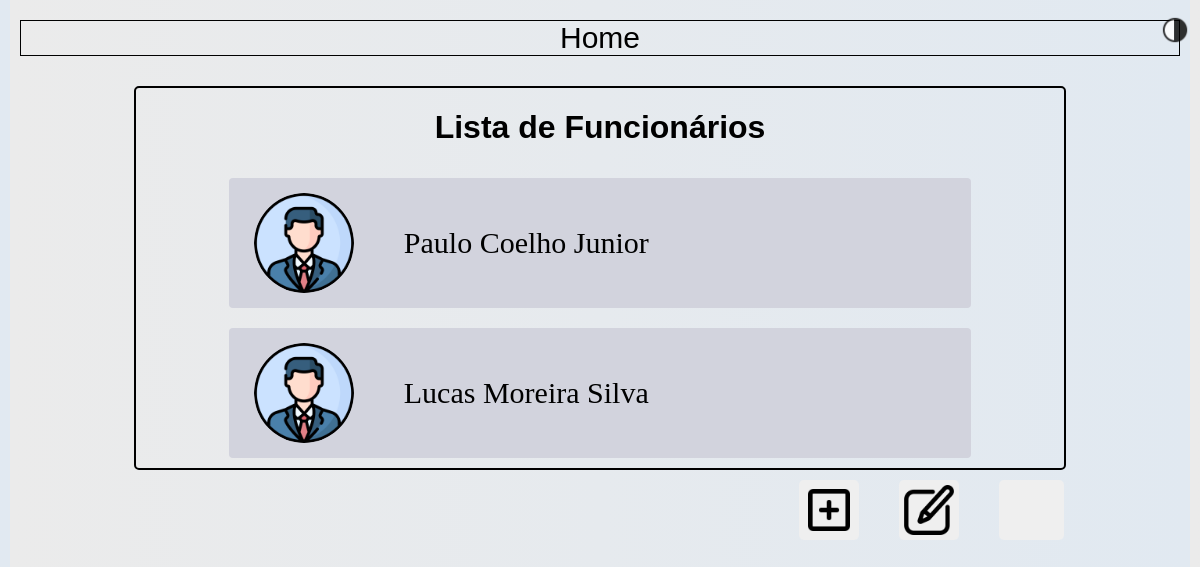
Before: /main/ with the older database file.
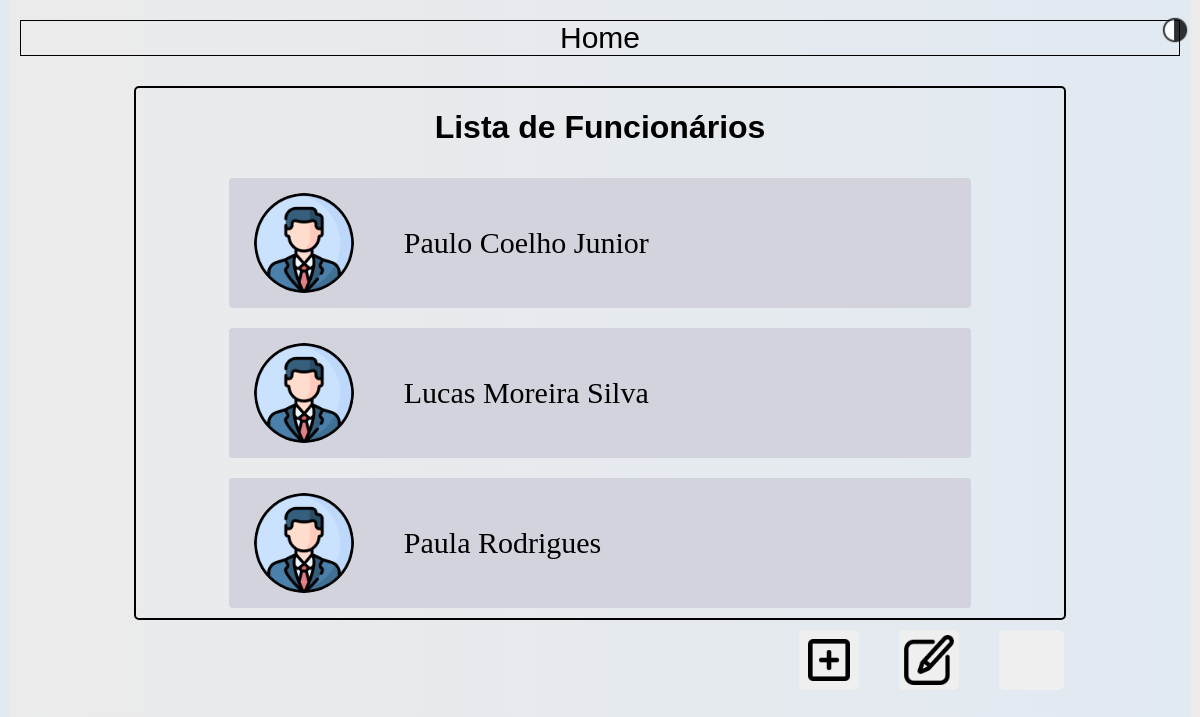
After: the same page with the newer database file.
### app/models.py (models this page shows)
class Funcionario(models.Model):
    nome = models.CharField(max_length=100)
    cargo = models.CharField(max_length=50)
    data_nascimento = models.DateField()
    skills = models.ManyToManyField(Skill, blank=True)  # Relacionamento ManyToMany com Skill
    def __str__(self):
        return self.nome

### app/views.py (the view)
# urls.py: path('main/', views.lista_funcionarios, name='main'),  # Corrigido para lista_funcionarios
def lista_funcionarios(request):
    funcionarios = Funcionario.objects.all()
    print(funcionarios)
    return render(request, 'main.html', {'funcionarios': funcionarios})

### app/templates/main.html (shortened to what this page needs)
{% extends 'layout.html'%}
{% load static %}
{% block extrahead %}
    <link rel="stylesheet" href="{% static 'app/css/main.css' %}">
{% endblock %}
{% block content %}
    <div class="mainContainer">
        <h1>Lista de Funcionários</h1>
        <ul class="funcionariosNomes">
            {% for funcionario in funcionarios %}
                <a class="funcionarioOuterDiv" href="{% url 'funcionario_detail' funcionario.id %}">
                    <div class="funcionarioContainer">
                        <img class="funcionarioProfileImage" src="{% static 'app/img/user.jpg' %}" alt="">
                        <li class="">
                            {{ funcionario.nome }}
                        </li>
                    </div>
                </a>
            {% endfor %}
        </ul>
    </div>
    <div class="actions">
        <button class="addBtn"><img src="{% static 'app/img/icons/add.png' %}" alt=""></button>
        <button class="editBtn"><img src="{% static 'app/img/icons/edit.png' %}" alt=""></button>
        <button class="deleteBtn"><img src="{% static 'app/img/icons/delete.png' %}" alt=""></button>
    </div>
{% endblock %}

### app/templates/layout.html (shortened to what this page needs)
<!DOCTYPE html>
{% load static %}
<html lang="en">
<head>
    {% block extrahead %}
    {% endblock %}
</head>
<body>
    <button style="
        opacity: 0.8;
        position: fixed;
        top: 15px;
        right: 10px;
        cursor: pointer;
        border-radius: 50%;
        border: none; padding: 0;
        height: 30px;
        width: 30px;
        background-color: transparent;
        " class="darkthemeButton">
        <img class="darkthemeImage" src="{% static 'app/img/icons/dark-mode.png' %}" style="
            margin: 0;
            width: 30px;
            height: 30px">
    </button>
    {% block header %}
        <nav class="header">
            <a href="/">Home</a>
        </nav>
    {% endblock %}
    <main>
        {% block content %}
        {% endblock %}
    </main>
</body>
</html>

### app/static/app/css/main.css (style rules this page uses)
html, body { height: 100%; margin: 10px; display: flex; flex-direction: column; font-family: Arial; }
.header { text-align: center; margin-bottom: 30px; border: solid 1px #000; }
a { color: #000000; text-decoration: none; }
.header a { font-size: 30px; }
.funcionarioOuterDiv { display: flex; flex-direction: column; align-items: center; width: 100%; }
.mainContainer { display: flex; flex-direction: column; align-items: center; width: 80%; margin: auto; height: auto; border-radius: 5px; border: solid 2px #000; text-align: center; }
.funcionariosNomes { list-style-type: none; padding: 0; margin: 0; width: 100%; height: 100%; display: flex; flex-direction: column; align-items: center; }
.funcionarioContainer { display: flex; flex-direction: row; align-items: center; width: 80%; height: 130px; background-color: rgb(210, 211, 221); margin: 10px 0; border-radius: 4px; border: none; cursor: pointer; transition: 0.3s; font-size: 30px; font-family: Calibri; }
.funcionariosNomes li { font-size: 30px; margin: 0 50px; }
.funcionarioProfileImage { border-radius: 50%; margin: 0 0 0 25px; width: 100px; }
.actions { display: flex; width: 90%; justify-content: right; }
.addBtn, .editBtn, .deleteBtn { cursor: pointer; border: none; border-radius: 4px; font-size: 25px; }
.addBtn, .editBtn, .deleteBtn { display: flex; justify-content: center; align-items: center; cursor: pointer; border-radius: 5px; transition: .3s; padding: 5px; margin: 10px 0 0 40px; }
.addBtn img, .editBtn img, .deleteBtn img { width: 50px; margin: 0; object-fit: cover; }

Changed rows visible on the page:
added Funcionario: nome "Paula Rodrigues"
